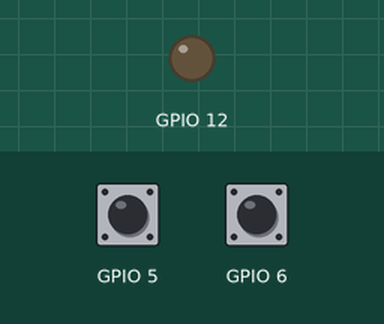
Recording of a program running on a simulated Raspberry Pi (BCM pin numbers). Shown: output pins drawn as LEDs (lit = HIGH). The inputs (shaded band) are chosen by the test bench; at power-on: GPIO 5 HIGH, GPIO 6 HIGH.

Above: at 1.2 s.
1.3 s: GPIO 5 pulled LOW for 0.15 s
At 1.37 s:
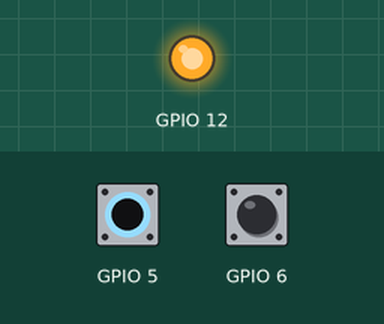
2.9 s: GPIO 5 pulled LOW for 3.2 s
At 7.0 s:
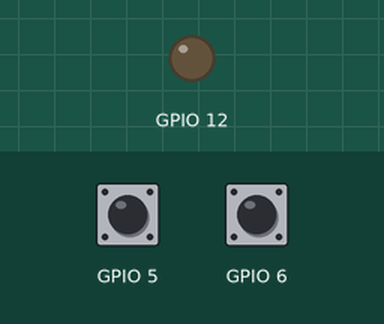
7.6 s: GPIO 6 pulled LOW for 3.2 s
At 8.1 s:
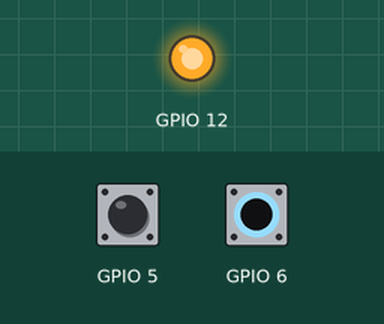
Timing chart, 0 to 12.3 s (numbered marks = the images above; inputs shaded):
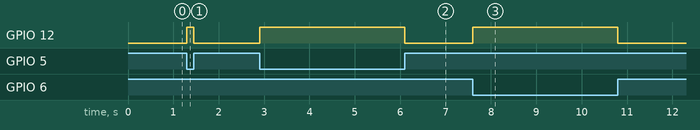

The program:

exercise2.py
```python
import RPi.GPIO as GPIO

# Settings
GPIO.setmode(GPIO.BCM)
GPIO.setwarnings(False)

# Set up LED
GPIO.setup(12, GPIO.OUT)

# Set up buttons
GPIO.setup(5, GPIO.IN, pull_up_down=GPIO.PUD_UP)
GPIO.setup(6, GPIO.IN, pull_up_down=GPIO.PUD_UP)

while True:
    if GPIO.input(5) == GPIO.LOW or GPIO.input(6) == GPIO.LOW:
        GPIO.output(12, GPIO.HIGH)
    else:
        GPIO.output(12, GPIO.LOW)
```

Measured:
- after the input at 1.3 s, GPIO 12: LOW → HIGH at once, → LOW 0.15 s later
- after the input at 2.9 s, GPIO 12: LOW → HIGH at once, → LOW 3.2 s later
- after the input at 7.6 s, GPIO 12: LOW → HIGH at once, → LOW 3.2 s later
